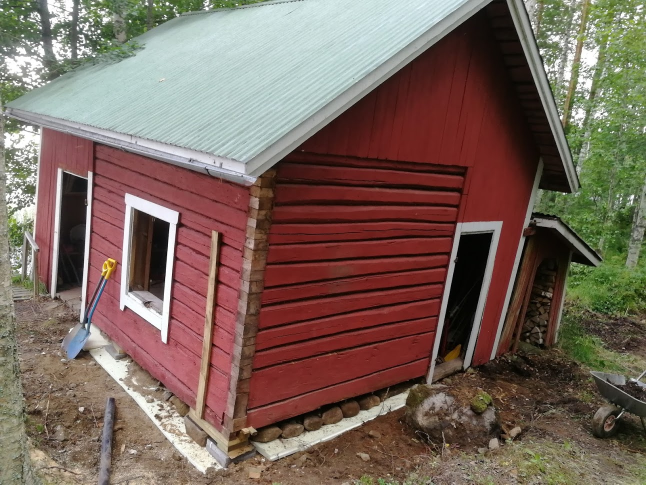
#> input picture Python/RGB_varien_lineaariset_muunnokset/saunan_korjaus.png, 1292 x 969 px (shown at 1/2 size)
$ python RGB-lineaarinen-muunnos.py
#> lines starting #> are read from the running program, lines starting #| are printed output that depends on the picture
# Kuvankäsittelyä Pythonilla: RGB-värit

# Koodi muokkaa kuvan värejä tekemällä lineaarisen muunnoksen
# kunkin pikselin RGB-arvoille:
# R_uusi = a*R + b*G + c*B
# G_uusi = d*R + e*G + f*B
# B_uusi = h*R + i*G + j*B
#
# Kertoimet a,b,c, ... , j annetaan matriisina A, josta on
# alla esimerkkejä.

# 2021-05-28
# Ville Tilvis

import numpy as np
import matplotlib.pyplot as plt


###################################
# Vaihda tästä lineaarikuvausta A #
###################################

# Harmaasävyt
#A = np.array([[1/3, 1/3, 1/3], [1/3, 1/3, 1/3],[1/3, 1/3, 1/3]])
#A = np.array([[0.299, 0.587, 0.114], [0.299, 0.587, 0.114], [0.299, 0.587, 0.114]])

#Seepiafiltteri
A = np.array([[ 0.39, 0.769, 0.189], [0.349, 0.686, 0.168],[0.272, 0.534, 0.131]])

# [17 lines of commented-out code are left out]

print("RGB-värimuunnoksen kertoimet ovat")
print(A)


#####################################################################
# Ladataan kuva 2d-taulukkona, jonka alkiot ovat rgb-värien listoja #
#####################################################################


kuva = plt.imread("saunan_korjaus.png")
#> kuva is the input picture: shape (969, 1292, 3) float32; mean R, G, B 0.477, 0.4, 0.359

korkeus = kuva.shape[0]
#> korkeus = 969
leveys = kuva.shape[1]
#> leveys = 1292

# Poistetaan kuvasta alpha-kanava, jos sellainen on.
# Käytetään siis vain kanavat 0, 1 ja 2 eli R, G ja B.
kuva = kuva[:,:,0:3]


# Musta kuva uuden kuvan pohjaksi
uusi_kuva = np.zeros(kuva.shape)

# VÄRIEN MUOKKAUS

# Muokataan värejä värikanava kerrallaan
R_vanha = kuva[:,:,0]
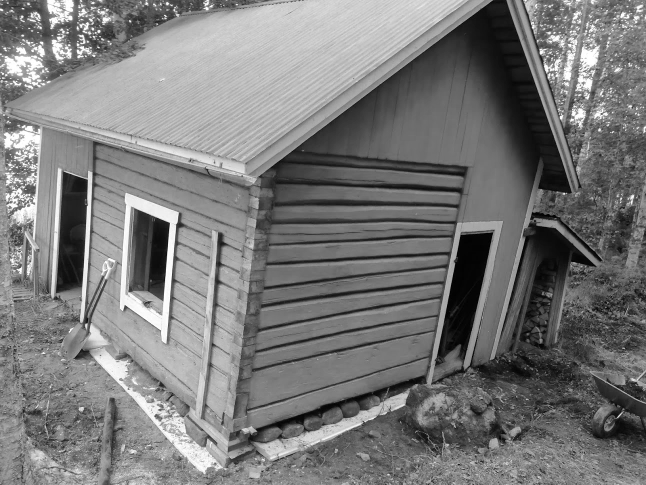
#> R_vanha: shape (969, 1292) float32 (shown at 1/2 size); min 0, max 1, mean 0.477
G_vanha = kuva[:,:,1]
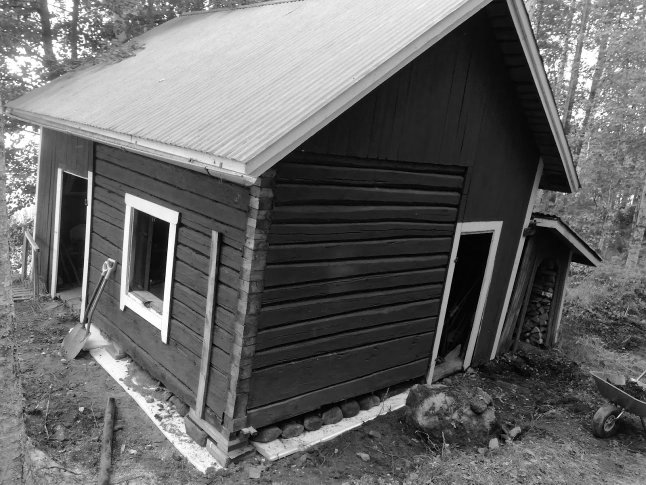
#> G_vanha: shape (969, 1292) float32 (shown at 1/2 size); min 0, max 1, mean 0.399
B_vanha = kuva[:,:,2]
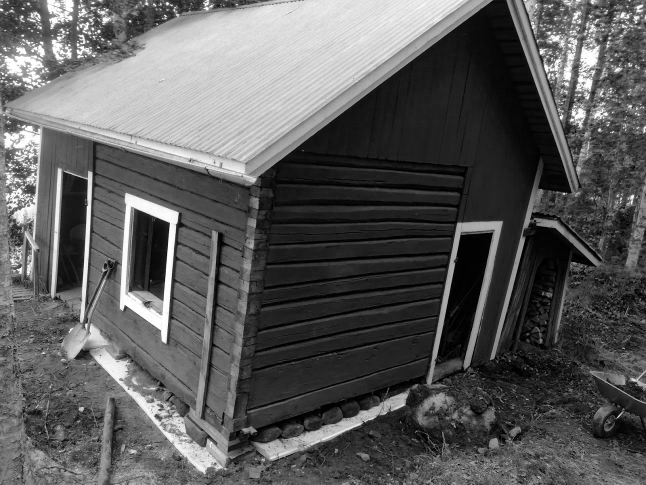
#> B_vanha: shape (969, 1292) float32 (shown at 1/2 size); min 0, max 1, mean 0.358

R_uusi = A[0][0]*R_vanha + A[0][1]*G_vanha + A[0][2]*B_vanha
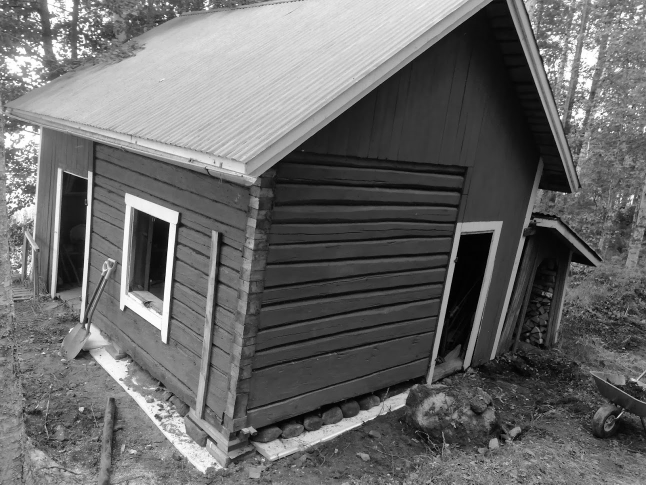
#> R_uusi: shape (969, 1292) float32 (shown at 1/2 size); min 0, max 1.35, mean 0.561; drawn with min black and max white
G_uusi = A[1][0]*R_vanha + A[1][1]*G_vanha + A[1][2]*B_vanha
B_uusi = A[2][0]*R_vanha + A[2][1]*G_vanha + A[2][2]*B_vanha

# Kootaan värikanavat
uusi_kuva[:,:,0] = R_uusi
uusi_kuva[:,:,1] = G_uusi
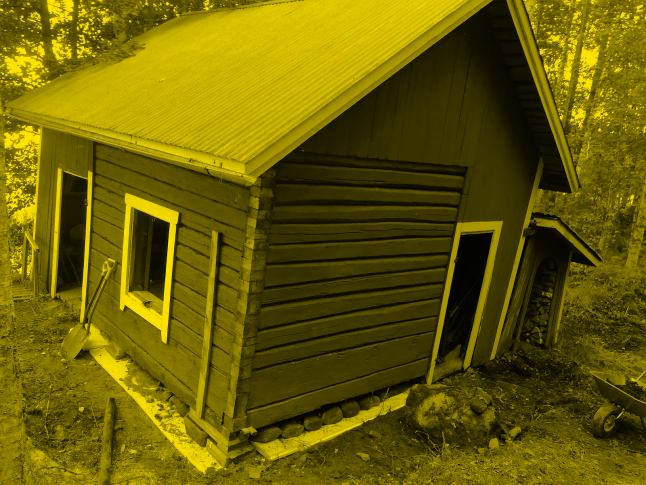
#> uusi_kuva: shape (969, 1292, 3) float64 (shown at 1/2 size); mean of channels 0, 1, 2 0.561, 0.501, 0; drawn with min black and max white
uusi_kuva[:,:,2] = B_uusi
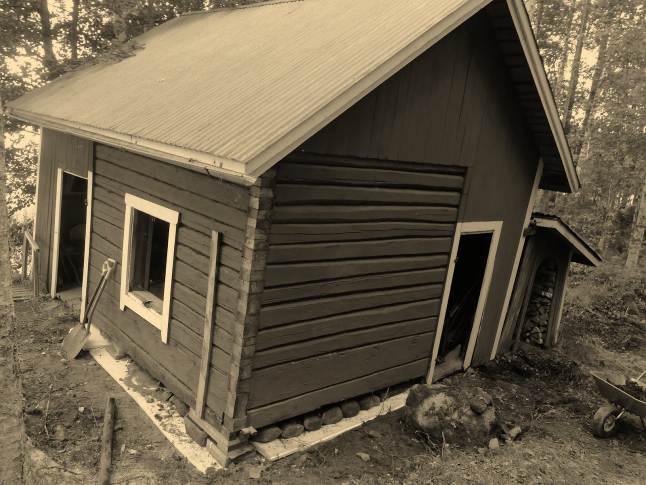
#> uusi_kuva: shape (969, 1292, 3) float64 (shown at 1/2 size); mean of channels 0, 1, 2 0.561, 0.501, 0.39; drawn with min black and max white

"""
Vaihtoehtoinen (hitaampi) tapa matriisien kertolaskulla

for i in range(leveys):

    for j in range(korkeus):

        vari = kuva[j,i,:]

        uusi_vari = A @ np.transpose(vari)  # Matriisikertolasku @-merkilla

        #uusi_vari = uusi_vari**2 mahdollisuus lisämuokkaukseen

        uusi_kuva[j,i,:] = np.transpose(uusi_vari)

"""
# Leikataan liian suuret ja pienet arvot pois
valkoinen = np.ones(uusi_kuva.shape)
musta = np.zeros(uusi_kuva.shape)
uusi_kuva = np.minimum(uusi_kuva, valkoinen)
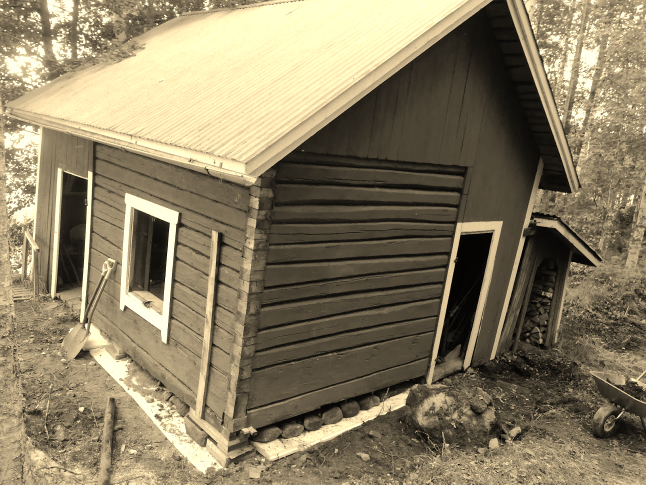
#> uusi_kuva: shape (969, 1292, 3) float64 (shown at 1/2 size); mean of channels 0, 1, 2 0.541, 0.495, 0.39; drawn as R, G, B
uusi_kuva = np.maximum(uusi_kuva, musta)


# Näytetään vanha ja uusi kuva rinnakkain
plt.subplot(1,2,1)
plt.imshow(kuva, interpolation='none')
plt.axis('off')
plt.subplot(1,2,2)
plt.imshow(uusi_kuva, interpolation='none',)
plt.axis('off')
plt.gcf().set_dpi(600)
plt.show()

plt.imsave("muokattu-kuva.png", uusi_kuva)

print("Valmis!")
